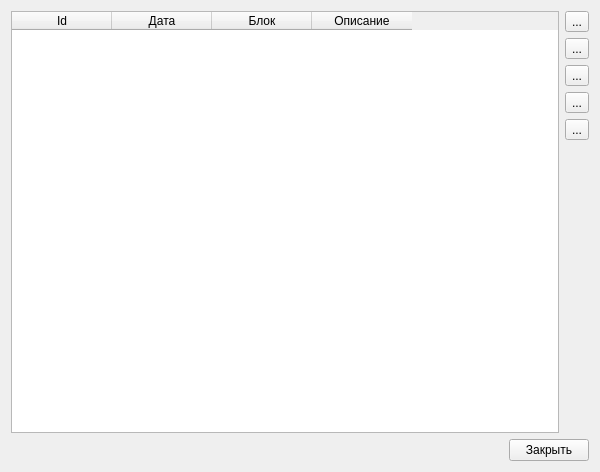
<?xml version="1.0" encoding="UTF-8"?>
<ui version="4.0">
 <class>TRReportsForm</class>
 <widget class="QWidget" name="TRReportsForm">
  <property name="geometry">
   <rect>
    <x>0</x>
    <y>0</y>
    <width>600</width>
    <height>472</height>
   </rect>
  </property>
  <property name="windowTitle">
   <string>Отчёты по ТР</string>
  </property>
  <layout class="QVBoxLayout" name="verticalLayout_2">
   <item>
    <layout class="QHBoxLayout" name="horizontalLayout_2">
     <item>
      <widget class="QTableWidget" name="table">
       <property name="editTriggers">
        <set>QAbstractItemView::NoEditTriggers</set>
       </property>
       <property name="selectionMode">
        <enum>QAbstractItemView::SingleSelection</enum>
       </property>
       <property name="selectionBehavior">
        <enum>QAbstractItemView::SelectRows</enum>
       </property>
       <attribute name="horizontalHeaderVisible">
        <bool>true</bool>
       </attribute>
       <attribute name="verticalHeaderVisible">
        <bool>false</bool>
       </attribute>
       <column>
        <property name="text">
         <string>Id</string>
        </property>
       </column>
       <column>
        <property name="text">
         <string>Дата</string>
        </property>
       </column>
       <column>
        <property name="text">
         <string>Блок</string>
        </property>
       </column>
       <column>
        <property name="text">
         <string>Описание</string>
        </property>
       </column>
      </widget>
     </item>
     <item>
      <layout class="QVBoxLayout" name="verticalLayout">
       <item>
        <widget class="QToolButton" name="updateButton">
         <property name="text">
          <string>...</string>
         </property>
         <property name="icon">
          <iconset resource="resource.qrc">
           <normaloff>:/icons/refresh.png</normaloff>:/icons/refresh.png</iconset>
         </property>
         <property name="iconSize">
          <size>
           <width>32</width>
           <height>32</height>
          </size>
         </property>
        </widget>
       </item>
       <item>
        <widget class="QToolButton" name="addButton">
         <property name="text">
          <string>...</string>
         </property>
         <property name="icon">
          <iconset resource="resource.qrc">
           <normaloff>:/icons/add.png</normaloff>:/icons/add.png</iconset>
         </property>
         <property name="iconSize">
          <size>
           <width>32</width>
           <height>32</height>
          </size>
         </property>
        </widget>
       </item>
       <item>
        <widget class="QToolButton" name="editButton">
         <property name="text">
          <string>...</string>
         </property>
         <property name="icon">
          <iconset resource="resource.qrc">
           <normaloff>:/icons/edit.png</normaloff>:/icons/edit.png</iconset>
         </property>
         <property name="iconSize">
          <size>
           <width>32</width>
           <height>32</height>
          </size>
         </property>
        </widget>
       </item>
       <item>
        <widget class="QToolButton" name="deleteButton">
         <property name="text">
          <string>...</string>
         </property>
         <property name="icon">
          <iconset resource="resource.qrc">
           <normaloff>:/icons/delete.png</normaloff>:/icons/delete.png</iconset>
         </property>
         <property name="iconSize">
          <size>
           <width>32</width>
           <height>32</height>
          </size>
         </property>
        </widget>
       </item>
       <item>
        <widget class="QToolButton" name="saveButton">
         <property name="text">
          <string>...</string>
         </property>
         <property name="icon">
          <iconset resource="resource.qrc">
           <normaloff>:/icons/savereport.png</normaloff>:/icons/savereport.png</iconset>
         </property>
         <property name="iconSize">
          <size>
           <width>32</width>
           <height>32</height>
          </size>
         </property>
        </widget>
       </item>
       <item>
        <spacer name="verticalSpacer">
         <property name="orientation">
          <enum>Qt::Vertical</enum>
         </property>
         <property name="sizeHint" stdset="0">
          <size>
           <width>20</width>
           <height>40</height>
          </size>
         </property>
        </spacer>
       </item>
      </layout>
     </item>
    </layout>
   </item>
   <item>
    <layout class="QHBoxLayout" name="horizontalLayout">
     <item>
      <spacer name="horizontalSpacer">
       <property name="orientation">
        <enum>Qt::Horizontal</enum>
       </property>
       <property name="sizeHint" stdset="0">
        <size>
         <width>40</width>
         <height>20</height>
        </size>
       </property>
      </spacer>
     </item>
     <item>
      <widget class="QPushButton" name="closeButton">
       <property name="text">
        <string>Закрыть</string>
       </property>
      </widget>
     </item>
    </layout>
   </item>
  </layout>
 </widget>
 <resources>
  <include location="resource.qrc"/>
 </resources>
 <connections>
  <connection>
   <sender>closeButton</sender>
   <signal>clicked()</signal>
   <receiver>TRReportsForm</receiver>
   <slot>close()</slot>
   <hints>
    <hint type="sourcelabel">
     <x>549</x>
     <y>451</y>
    </hint>
    <hint type="destinationlabel">
     <x>299</x>
     <y>235</y>
    </hint>
   </hints>
  </connection>
 </connections>
</ui>
